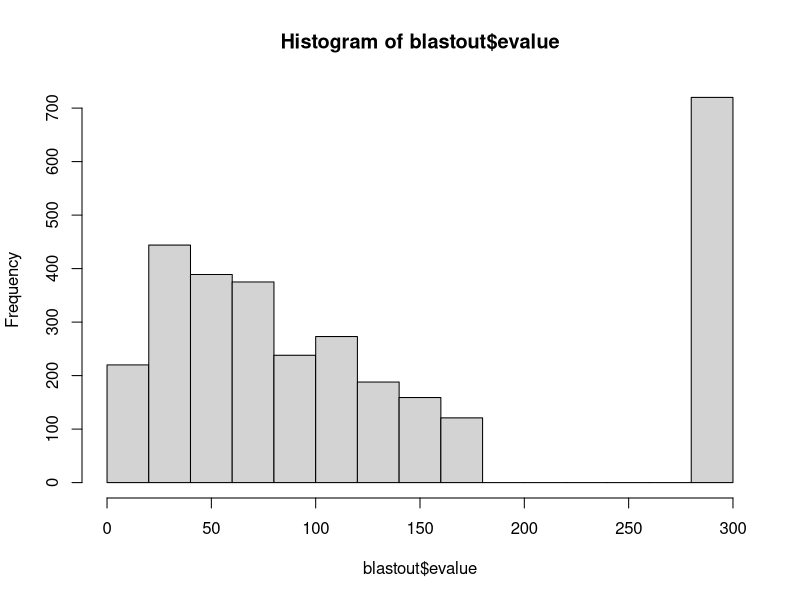

The R script that drew this image:
## ---- chunk 1
knitr::opts_chunk$set(echo = TRUE)
## ---- chunk 2

blastout <- read.delim("../output/blastout/GCF_963853765.1_with_headers.tab")
head(blastout)
## ---- chunk 3
# transform data
blastout$evalue <- -log10(blastout$evalue + 1e-300)

# histogram
hist(blastout$evalue)
